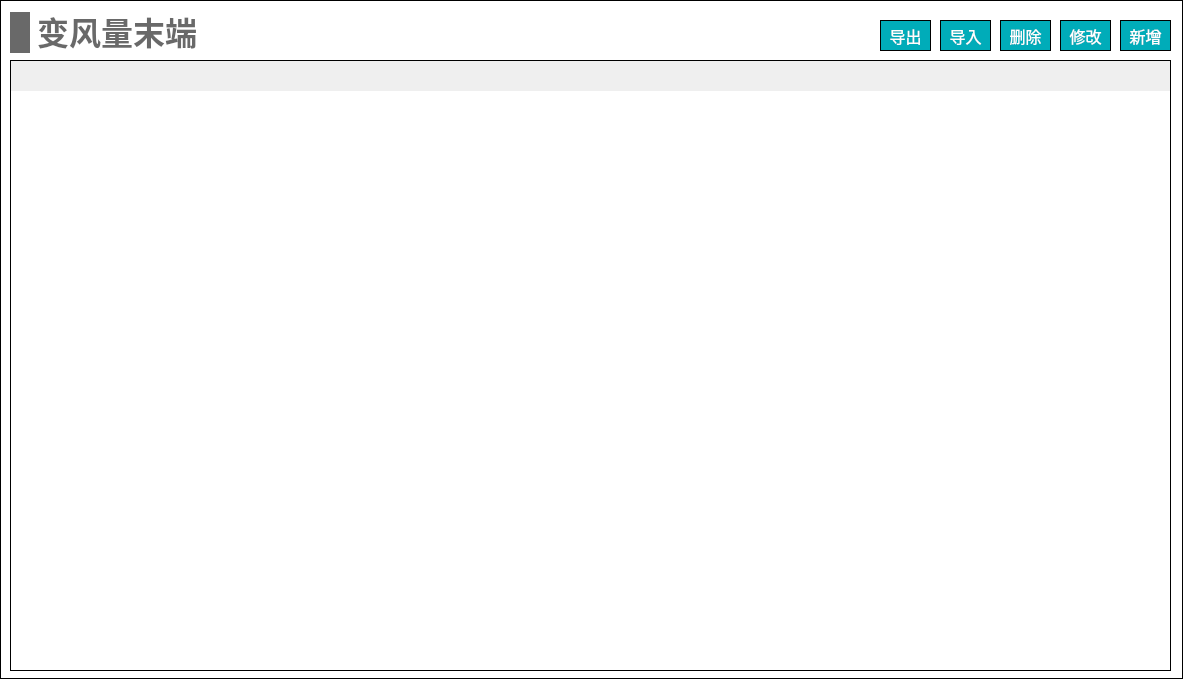
<?xml version="1.0" encoding="UTF-8"?>
<ui version="4.0">
 <class>Widget_VAV_terminal_inputTable</class>
 <widget class="QWidget" name="Widget_VAV_terminal_inputTable">
  <property name="geometry">
   <rect>
    <x>0</x>
    <y>0</y>
    <width>1183</width>
    <height>679</height>
   </rect>
  </property>
  <property name="windowTitle">
   <string>Form</string>
  </property>
  <property name="styleSheet">
   <string notr="true">#Widget_VAV_terminal_inputTable
{
border: 1px solid #000000;
background-color: white;
}</string>
  </property>
  <widget class="QPushButton" name="pushButton_del">
   <property name="geometry">
    <rect>
     <x>1000</x>
     <y>20</y>
     <width>51</width>
     <height>31</height>
    </rect>
   </property>
   <property name="font">
    <font>
     <family>黑体</family>
     <pointsize>12</pointsize>
    </font>
   </property>
   <property name="styleSheet">
    <string notr="true">QPushButton
{
	color:#ffffff; /*文字颜色*/
    background-color: #00ACB9;/*背景色*/
    border-radius:0px; /*边框倒角*/
	border: 1px solid #000000;
}


QPushButton:hover 
{
background-color: rgb(0,142,153);
color: white;
}</string>
   </property>
   <property name="text">
    <string>删除</string>
   </property>
  </widget>
  <widget class="QPushButton" name="pushButton_input">
   <property name="geometry">
    <rect>
     <x>940</x>
     <y>20</y>
     <width>51</width>
     <height>31</height>
    </rect>
   </property>
   <property name="font">
    <font>
     <family>黑体</family>
     <pointsize>12</pointsize>
    </font>
   </property>
   <property name="styleSheet">
    <string notr="true">QPushButton
{
	color:#ffffff; /*文字颜色*/
    background-color: #00ACB9;/*背景色*/
    border-radius:0px; /*边框倒角*/
	border: 1px solid #000000;
}


QPushButton:hover 
{
background-color: rgb(0,142,153);
color: white;
}</string>
   </property>
   <property name="text">
    <string>导入</string>
   </property>
  </widget>
  <widget class="QPushButton" name="pushButton_revise">
   <property name="geometry">
    <rect>
     <x>1060</x>
     <y>20</y>
     <width>51</width>
     <height>31</height>
    </rect>
   </property>
   <property name="font">
    <font>
     <family>黑体</family>
     <pointsize>12</pointsize>
    </font>
   </property>
   <property name="styleSheet">
    <string notr="true">QPushButton
{
	color:#ffffff; /*文字颜色*/
    background-color: #00ACB9;/*背景色*/
    border-radius:0px; /*边框倒角*/
	border: 1px solid #000000;
}


QPushButton:hover 
{
background-color: rgb(0,142,153);
color: white;
}</string>
   </property>
   <property name="text">
    <string>修改</string>
   </property>
  </widget>
  <widget class="QTableWidget" name="tableWidget">
   <property name="geometry">
    <rect>
     <x>10</x>
     <y>60</y>
     <width>1161</width>
     <height>611</height>
    </rect>
   </property>
   <property name="font">
    <font>
     <family>黑体</family>
     <pointsize>-1</pointsize>
    </font>
   </property>
   <property name="focusPolicy">
    <enum>Qt::NoFocus</enum>
   </property>
   <property name="layoutDirection">
    <enum>Qt::LeftToRight</enum>
   </property>
   <property name="styleSheet">
    <string notr="true">/*设置标题(包括垂直+水平的)*/
QHeaderView
{							
	
	font-size: 15px;				/*字大小*/
	font-family: '黑体';
	/*border: 1px solid #B4B4B4;*/
	border:none;
    /*border-bottom: 2px solid #999999; */		/*下边框颜色*/
    /*background: #9DC6E6;*/				/*背景浅蓝色*/ 
	min-height:30px;
	text-align: center;	       
}


/*设置标题(水平的)*/
QHeaderView::section:horizontal { 					
        border: 1px solid #AFAFAF; 			/*间隔颜色*/
	    border-bottom: 2px solid #999999; 							
        color: black;
        background: #9DC6E6;
}

/*设置鼠标停留状态*/
QHeaderView::section:horizontal:hover 
{			
        color: black;							/*字体白色*/
        background: #82AFC9;				/*背景深蓝色*/
}

/*设置鼠标按下状态*/
QHeaderView::section:horizontal:pressed 
{			
        color: black;
        background: #82AFC9;
		border-bottom: 3px solid #037BFC;				
}


QTableWidget 
{
		font-size: 14px;				/*10榜*/
		font-family: '黑体';				
		color : black;				
        border: 1px solid #000000;		
        background: white;
        gridline-color: #E0E0E0;	
        text-align: center;	
        outline:0px;			/*禁止焦点*/
}

/*设置选中的视图项*/
QTableWidget::item:selected
{				    
		border: 2px solid #0398FC;	
        color : black;				
}</string>
   </property>
   <property name="frameShape">
    <enum>QFrame::StyledPanel</enum>
   </property>
  </widget>
  <widget class="QPushButton" name="pushButton_output">
   <property name="geometry">
    <rect>
     <x>880</x>
     <y>20</y>
     <width>51</width>
     <height>31</height>
    </rect>
   </property>
   <property name="font">
    <font>
     <family>黑体</family>
     <pointsize>12</pointsize>
    </font>
   </property>
   <property name="styleSheet">
    <string notr="true">QPushButton
{
	color:#ffffff; /*文字颜色*/
    background-color: #00ACB9;/*背景色*/
    border-radius:0px; /*边框倒角*/
	border: 1px solid #000000;
}


QPushButton:hover 
{
background-color: rgb(0,142,153);
color: white;
}</string>
   </property>
   <property name="text">
    <string>导出</string>
   </property>
  </widget>
  <widget class="QWidget" name="layoutWidget_3">
   <property name="geometry">
    <rect>
     <x>10</x>
     <y>10</y>
     <width>188</width>
     <height>45</height>
    </rect>
   </property>
   <layout class="QHBoxLayout" name="horizontalLayout_16">
    <item>
     <widget class="QLabel" name="label_12">
      <property name="minimumSize">
       <size>
        <width>20</width>
        <height>41</height>
       </size>
      </property>
      <property name="maximumSize">
       <size>
        <width>20</width>
        <height>41</height>
       </size>
      </property>
      <property name="styleSheet">
       <string notr="true">QLabel { 
border: none; 
background-color : rgb(105, 105, 105);
}</string>
      </property>
      <property name="text">
       <string/>
      </property>
     </widget>
    </item>
    <item>
     <widget class="QLabel" name="label_13">
      <property name="font">
       <font>
        <family>Microsoft YaHei</family>
        <pointsize>24</pointsize>
        <bold>true</bold>
       </font>
      </property>
      <property name="styleSheet">
       <string notr="true">QLabel { 
border: none; 
color : rgb(105, 105, 105);
}</string>
      </property>
      <property name="text">
       <string>变风量末端</string>
      </property>
      <property name="alignment">
       <set>Qt::AlignBottom|Qt::AlignHCenter</set>
      </property>
     </widget>
    </item>
   </layout>
  </widget>
  <widget class="QPushButton" name="pushButton_add">
   <property name="geometry">
    <rect>
     <x>1120</x>
     <y>20</y>
     <width>51</width>
     <height>31</height>
    </rect>
   </property>
   <property name="font">
    <font>
     <family>黑体</family>
     <pointsize>12</pointsize>
    </font>
   </property>
   <property name="styleSheet">
    <string notr="true">QPushButton
{
	color:#ffffff; /*文字颜色*/
    background-color: #00ACB9;/*背景色*/
    border-radius:0px; /*边框倒角*/
	border: 1px solid #000000;
}


QPushButton:hover 
{
background-color: rgb(0,142,153);
color: white;
}</string>
   </property>
   <property name="text">
    <string>新增</string>
   </property>
  </widget>
 </widget>
 <resources/>
 <connections/>
</ui>
